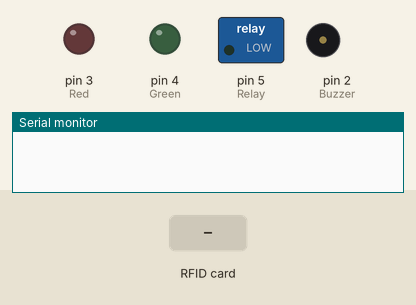
This sketch was run on a simulated Arduino Uno, built with avr-gcc and run on an emulated ATmega328P. Shown: switched loads named in the sketch (green lamp = pin HIGH), output pins drawn as LEDs (lit = HIGH), buzzer (waves = sounding, pin HIGH), the last lines printed to the serial monitor. The test bench sets the inputs (shaded band). Pins used as bus, display or sensor lines are not drawn.

Above: at 1.2 s.
1.3 s: RFID card 00 00 00 00 held to the reader
At 3.4 s:
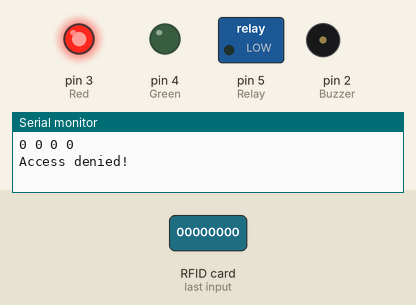
4.3 s: RFID card 23 4D 32 DA held to the reader
At 5.4 s:
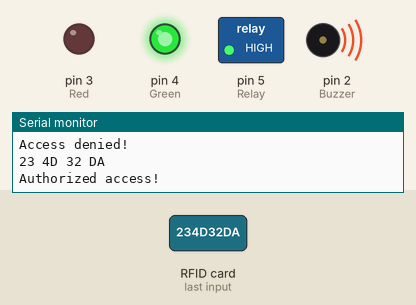
6.0 s: RFID card F3 26 31 DA held to the reader
Timing chart, 0 to 12.2 s (numbered marks = the images above; inputs shaded):
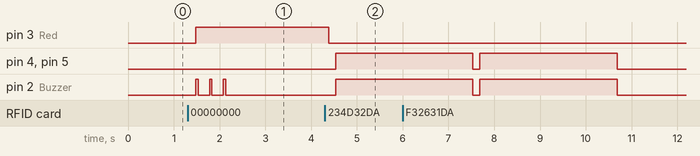

Measured:
- after the input at 1.3 s, pin 3 (Red): LOW → HIGH after 0.18 s; pin 2 (Buzzer): alternates HIGH for 0.05 s and LOW for 0.25 s, 6 changes in all, then stays LOW, starting after 0.18 s
- after the input at 4.3 s, pin 4 (Green), pin 5 (Relay), pin 2 (Buzzer): LOW → HIGH after 0.23 s

The sketch:

Labor_ajto.ino
```cpp
#include <SPI.h>
#include <MFRC522.h>


#define RST_PIN 9
#define SS_PIN 10
MFRC522 mfrc522(SS_PIN, RST_PIN);

#define Buzzer 2
#define Red 3
#define Green 4
#define Relay 5


byte ScannedID[4] = {0x00, 0x00, 0x00, 0x00};

const byte AccessCard[3][4] = //Szekesfehervar
  {
    {0x23, 0x4D, 0x32, 0xDA},
    {0xF3, 0x26, 0x31, 0xDA},
    {0x63, 0xE4, 0x1D, 0xDA}
  };
/*const byte AccessCard[3][4] = //Pecs
  {
    {0x03, 0x24, 0xD6, 0xD9},
    {0x33, 0x74, 0x15, 0xDA},
    {0x63, 0x26, 0xCF, 0xD9}
  };*/

const int blinkDelay = 200;
const int accessDelay = 3000;
const int deniedDelay = 2000;

bool match = false;


void setup()
{
	SPI.begin();
  mfrc522.PCD_Init();

  Serial.begin(9600);


  pinMode(Buzzer, OUTPUT);  digitalWrite(Buzzer, LOW);
  pinMode(Red, OUTPUT);     digitalWrite(Red, LOW);
  pinMode(Green, OUTPUT);   digitalWrite(Green, LOW);
  pinMode(Relay, OUTPUT);    digitalWrite(Relay, LOW);
}


void loop()
{
  mfrc522.PCD_Init();

  if ( ! mfrc522.PICC_IsNewCardPresent())
  {
    delay(10);
    for(int i = 0; i < 4; i++) ScannedID[i] = 0x00;
    return;
  }


  getID();

  checkCard();

  isMatch();

}


void getID()
{

  delay(50);

  if ( ! mfrc522.PICC_ReadCardSerial())
  {
    return;
  }

  delay(50);

  for (byte i = 0; i < 4; i++)
  {
    ScannedID[i] = mfrc522.uid.uidByte[i];
  }

  for (byte i = 0; i < 4; i++)
  {
    Serial.print(ScannedID[i], HEX);
    Serial.print(" ");
  }
  Serial.println();

}


void checkCard()
{

  for(int i = 0; i < 3; i++)
  {
    if(ScannedID[0] == AccessCard[i][0] && ScannedID[1] == AccessCard[i][1] && ScannedID[2] == AccessCard[i][2] && ScannedID[3] == AccessCard[i][3]) match = true;
  }

}


void isMatch()
{

  if(match)
  {
    Serial.println(F("Authorized access!"));

    for(int i = 0; i < 4; i++) ScannedID[i] = 0x00;

    digitalWrite(Green, HIGH);
    digitalWrite(Relay, HIGH);
    digitalWrite(Buzzer, HIGH);
    delay(accessDelay);
    digitalWrite(Green, LOW);
    digitalWrite(Red, LOW);
    digitalWrite(Relay, LOW);
    digitalWrite(Buzzer, LOW);
    match = false;
  }
  else
  {
  Serial.println(F("Access denied!"));

  for(int i = 0; i < 4; i++) ScannedID[i] = 0x00;

  digitalWrite(Red, HIGH);
  for(int i = 0; i < 3; i++)
  {
    digitalWrite(Buzzer, HIGH);
    delay(50);
    digitalWrite(Buzzer, LOW);
    delay(250);
  }
  delay(deniedDelay);
  digitalWrite(Red, LOW);
  digitalWrite(Green, LOW);
  }

}
```
